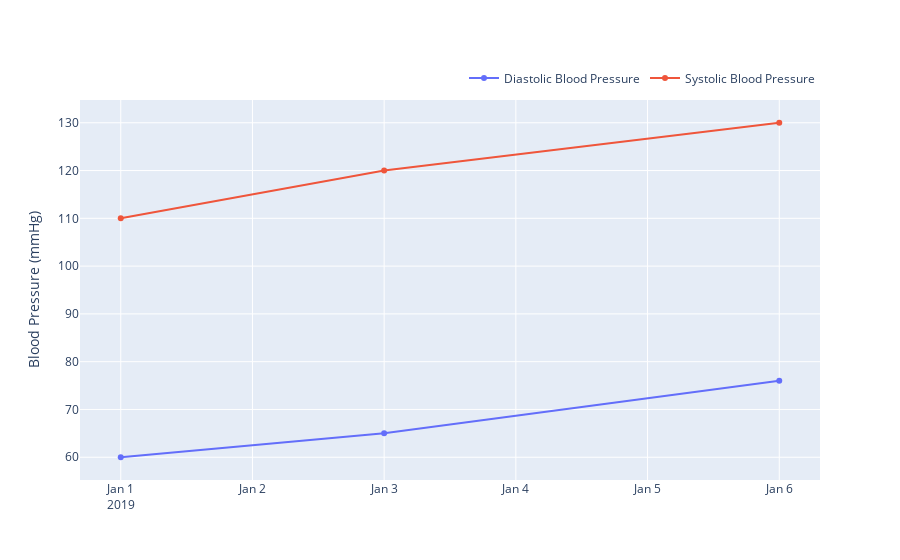

Notebook code cell kept with this figure:
### Code cell
fig = go.Figure()

fig.add_trace(go.Scatter(
    x=list(df['Date']),
    y=list(df['Lower']),
    name='Diastolic Blood Pressure',
    connectgaps=True # override default to connect the gaps
))

fig.add_trace(go.Scatter(
    x=list(df['Date']),
    y=list(df['Upper']), 
    name='Systolic Blood Pressure',
    connectgaps=True # override default to connect the gaps
))

fig.update_layout(legend=dict(
    orientation="h",
    yanchor="bottom",
    y=1.02,
    xanchor="right",
    x=1
))

fig.update_yaxes(
        title_text = "Blood Pressure (mmHg)")

fig.show()

### Figure 1 — Plotly figure (JSON) as saved in the notebook; plotly's stock layout.template omitted (floating-point values rounded to 4 significant figures)
{"data": [{"connectgaps": true, "name": "Diastolic Blood Pressure", "type": "scatter", "x": ["2019-01-01", "2019-01-03", "2019-01-06"], "y": [60, 65, 76]}, {"connectgaps": true, "name": "Systolic Blood Pressure", "type": "scatter", "x": ["2019-01-01", "2019-01-03", "2019-01-06"], "y": [110, 120, 130]}], "layout": {"legend": {"orientation": "h", "x": 1, "xanchor": "right", "y": 1.02, "yanchor": "bottom"}, "yaxis": {"title": {"text": "Blood Pressure (mmHg)"}}}}
